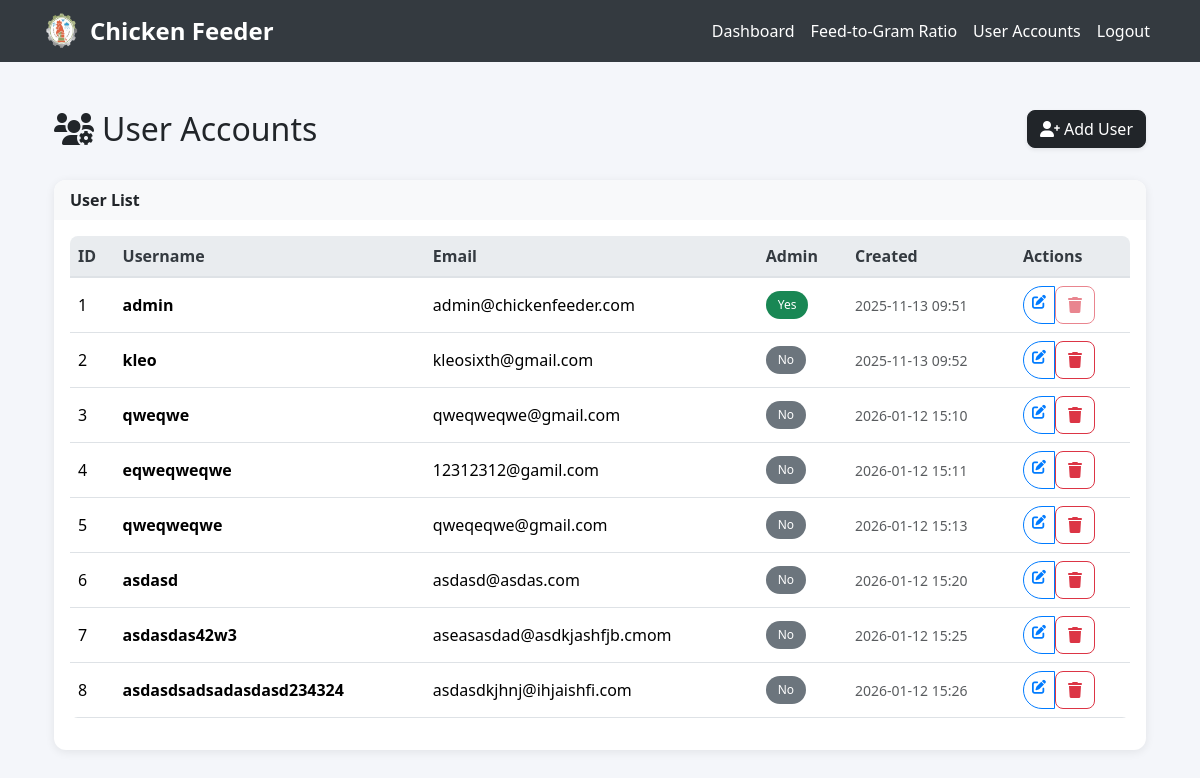
Before: /admin/users (signed in) with the older database file.
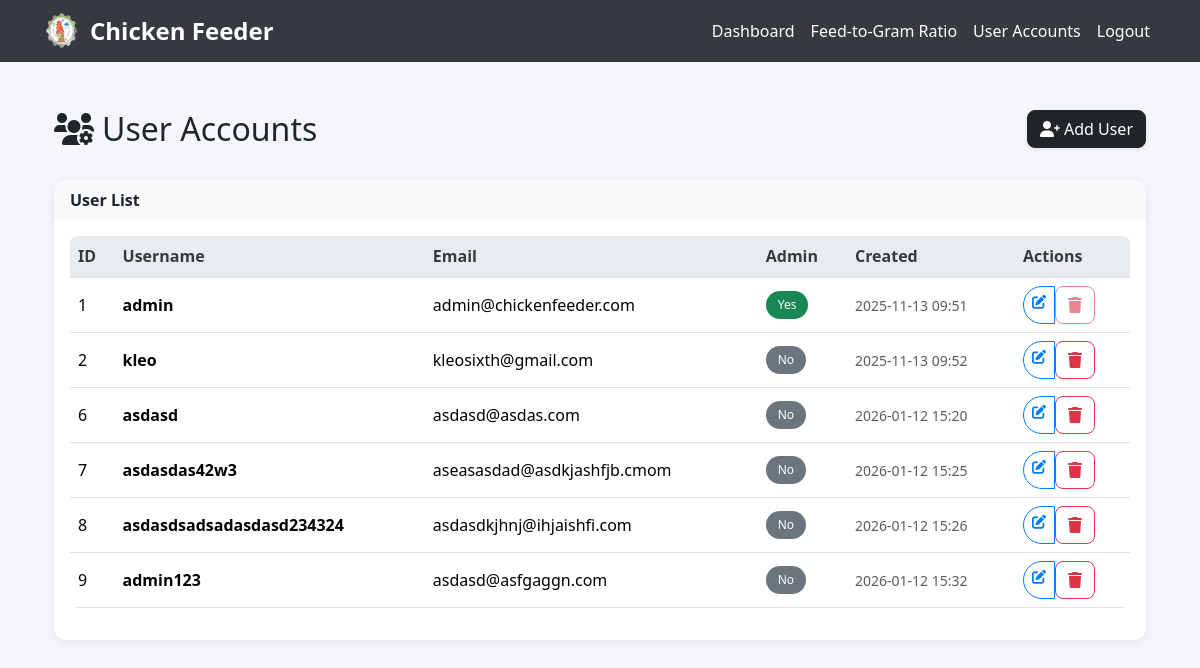
After: the same page with the newer database file.
### models.py (models this page shows)
class User(UserMixin, db.Model):
    id = db.Column(db.Integer, primary_key=True)
    username = db.Column(db.String(80), unique=True, nullable=False)
    email = db.Column(db.String(120), unique=True, nullable=False)
    password_hash = db.Column(db.String(120), nullable=False)
    iot_device_url = db.Column(db.String(255), nullable=True)  # e.g., 'http://192.168.1.100:5000' or 'pi_klei'
    is_admin = db.Column(db.Boolean, default=True)
    created_at = db.Column(db.DateTime, default=datetime.utcnow)

### routes/admin.py (the view)
@admin_bp.route('/users')
@admin_required
def users():
    users = User.query.all()
    return render_template('admin/users.html', users=users)

### app.py (called while the page is built)
@login_manager.user_loader
def load_user(user_id):
    return db.session.get(User, int(user_id))

@app.context_processor
def inject_datetime():
    return {'datetime': datetime}

@app.before_request
def restrict_admin_from_user_pages():
    if current_user.is_authenticated and getattr(current_user, 'is_admin', False):
        admin_paths = ['/admin', '/admin/', '/admin/dashboard', '/admin/config', '/admin/create', '/admin/feed-ratio']
        if not any(request.path.startswith(p) for p in admin_paths):
            if not request.path.startswith('/static') and not request.path.startswith('/logout'):
                return redirect(url_for('admin.dashboard'))

### routes/admin.py (called while the page is built)
def admin_required(f):
    @wraps(f)
    def decorated_function(*args, **kwargs):
        if not current_user.is_authenticated or not getattr(current_user, 'is_admin', False):
            return abort(403)
        return f(*args, **kwargs)
    return decorated_function

### templates/admin/users.html (shortened to what this page needs)
{% extends "admin_base.html" %}
{% block content %}
<div class="container mt-4">
    <div class="row mb-4">
        <div class="col">
            <h1 class="h2 ">
                <i class="fas fa-users-cog me-2"></i>User Accounts
            </h1>
        </div>
        <div class="col-auto">
            <a href="{{ url_for('admin_create_user') }}" class="btn btn-dark shadow-sm">
                <i class="fas fa-user-plus me-1"></i>Add User
            </a>
        </div>
    </div>
    <div class="card">
        <div class="card-header bg-light border-bottom-0">
            <strong>User List</strong>
        </div>
        <div class="card-body">
            {% if users %}
            <div class="table-responsive">
                <table class="table table-hover align-middle">
                    <thead class="table-light">
                        <tr>
                            <th>ID</th>
                            <th>Username</th>
                            <th>Email</th>
                            <th>Admin</th>
                            <th>Created</th>
                            <th>Actions</th>
                        </tr>
                    </thead>
                    <tbody>
                        {% for user in users %}
                        <tr>
                            <td>{{ user.id }}</td>
                            <td><span class="fw-bold">{{ user.username }}</span></td>
                            <td>{{ user.email }}</td>
                            <td>
                                {% if user.is_admin %}
                                    <span class="badge bg-success">Yes</span>
                                {% else %}
                                    <span class="badge bg-secondary">No</span>
                                {% endif %}
                            </td>
                            <td>
                                <small class="text-muted">{{ user.created_at.strftime('%Y-%m-%d %H:%M') }}</small>
                            </td>
                            <td>
                                <div class="btn-group btn-group-sm">
                                    <a href="{{ url_for('admin_edit_user', user_id=user.id) }}" class="btn btn-outline-primary" title="Edit">
                                        <i class="fas fa-edit"></i>
                                    </a>
                                    <form method="POST" action="{{ url_for('admin_delete_user', user_id=user.id) }}" style="display:inline;" onsubmit="return confirm('Delete user {{ user.username }}? This cannot be undone.');">
                                        <button type="submit" class="btn btn-outline-danger" title="Delete" {% if user.id == current_user.id %}disabled{% endif %}>
                                            <i class="fas fa-trash"></i>
                                        </button>
                                    </form>
                                </div>
                            </td>
                        </tr>
                        {% endfor %}
                    </tbody>
                </table>
            </div>
            {% else %}
            <div class="text-center text-muted py-5">
                <i class="fas fa-users fa-4x mb-3"></i>
                <h4>No Users Found</h4>
                <p class="mb-4">You can add new users using the button above.</p>
            </div>
            {% endif %}
        </div>
    </div>
</div>
{% endblock %}

### templates/admin_base.html (shortened to what this page needs)
<!DOCTYPE html>
<html lang="en">
<head>
    <link rel="stylesheet" href="https://cdn.jsdelivr.net/npm/bootstrap@5.3.2/dist/css/bootstrap.min.css">
    <link rel="stylesheet" href="https://cdnjs.cloudflare.com/ajax/libs/font-awesome/6.0.0/css/all.min.css">
    <link rel="stylesheet" href="{{ url_for('static', filename='css/style.css') }}">
</head>
<body>
    <nav class="navbar navbar-expand-lg admin-navbar">
        <div class="container">
            <div class="d-flex align-items-center gap-2">
                <img src="{{ url_for('static', filename='img/chicken-logo.png') }}" alt="Logo" style="width:40px;height:40px;" >
                    <a class="navbar-brand" href="{{ url_for('admin.dashboard') }}">Chicken Feeder</a>
            </div>
            <div class="collapse navbar-collapse">
                <ul class="navbar-nav ms-auto mb-2 mb-lg-0">
                    <li class="nav-item">
                        <a class="nav-link" href="{{ url_for('admin.dashboard') }}">Dashboard</a>
                    </li>
                    <li class="nav-item">
                        <a href="{{ url_for('admin_feed_ratio') }}" class="nav-link"> Feed-to-Gram Ratio
                        </a>
                    </li>
                    <li class="nav-item">
                        <a class="nav-link" href="{{ url_for('admin.users') }}">User Accounts</a>
                    </li>
                    <li class="nav-item">
                        <a class="nav-link" href="{{ url_for('logout') }}">Logout</a>
                    </li>
                </ul>
            </div>
        </div>
    </nav>
    <main class="container py-4">
        {% block content %}{% endblock %}
    </main>
</body>
</html>

### static/css/style.css (style rules this page uses)
:root { --primary-color: #2c5f2d; --secondary-color: #97bc62; --success-color: #28a745; --danger-color: #dc3545; --warning-color: #ffc107; --info-color: #17a2b8; --light-color: #f8f9fa; --dark-color: #343a40; }
body { font-family: 'Segoe UI', Tahoma, Geneva, Verdana, sans-serif; background-color: #f5f7fa; }
.navbar-brand { font-weight: bold; font-size: 1.5rem; }
.navbar-nav .nav-link { font-weight: 500; transition: all 0.2s ease; }
.card { border: none; border-radius: 12px; box-shadow: 0 2px 10px rgba(0,0,0,0.08); transition: all 0.3s ease; }
.card-header { background: linear-gradient(135deg, #f8f9fa 0%, #e9ecef 100%); border-bottom: 1px solid #dee2e6; border-radius: 12px 12px 0 0 !important; font-weight: 600; }
.btn { border-radius: 8px; font-weight: 500; transition: all 0.2s ease; }
.table { border-radius: 8px; overflow: hidden; }
.table thead th { background-color: #f8f9fa; border-bottom: 2px solid #dee2e6; font-weight: 600; color: var(--dark-color); }
.badge { border-radius: 20px; font-size: 0.75rem; font-weight: 500; padding: 0.5rem 0.75rem; }
.btn:disabled { opacity: 0.6; cursor: not-allowed; }

### templates/admin_base.html (style rules this page uses)
body { background: #f4f6fa; }
.admin-navbar { background: #343a40; }
.admin-navbar .navbar-brand { color: #fff; font-weight: bold; }
.admin-navbar .nav-link { color: #fff !important; }
.table thead th { background: #e9ecef; }
.btn-primary, .btn-outline-primary { border-radius: 20px; }
.btn-outline-primary { border: 1px solid #007bff; color: #007bff; }
.card-header { background: #f8f9fa; font-weight: 500; }

Changed rows visible on the page:
removed User: id "3", username "qweqwe", email "qweqweqwe@gmail.com", is_admin "No", created_at "2026-01-12 15:10"
removed User: id "4", username "eqweqweqwe", email "12312312@gamil.com", is_admin "No", created_at "2026-01-12 15:11"
removed User: id "5", username "qweqweqwe", email "qweqeqwe@gmail.com", is_admin "No", created_at "2026-01-12 15:13"
added User: id "9", username "admin123", email "asdasd@asfgaggn.com", is_admin "No", created_at "2026-01-12 15:32"
